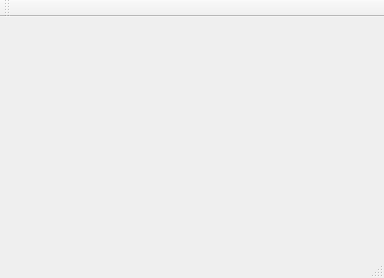
<?xml version="1.0" encoding="UTF-8"?>
<ui version="4.0">
 <class>MainWindow</class>
 <widget class="QMainWindow" name="MainWindow">
  <property name="geometry">
   <rect>
    <x>0</x>
    <y>0</y>
    <width>384</width>
    <height>278</height>
   </rect>
  </property>
  <property name="windowTitle">
   <string>MainWindow</string>
  </property>
  <widget class="QWidget" name="centralWidget"/>
  <widget class="QMenuBar" name="menuBar">
   <property name="geometry">
    <rect>
     <x>0</x>
     <y>0</y>
     <width>384</width>
     <height>21</height>
    </rect>
   </property>
  </widget>
  <widget class="QToolBar" name="mainToolBar">
   <attribute name="toolBarArea">
    <enum>TopToolBarArea</enum>
   </attribute>
   <attribute name="toolBarBreak">
    <bool>false</bool>
   </attribute>
  </widget>
  <widget class="QStatusBar" name="statusBar"/>
 </widget>
 <layoutdefault spacing="6" margin="11"/>
 <resources/>
 <connections/>
</ui>
